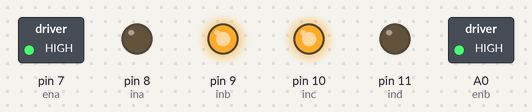
Simulated run of this sketch. Board: Arduino Uno, built with avr-gcc and run on an emulated ATmega328P. Parts: switched loads named in the sketch (green lamp = pin HIGH), output pins drawn as LEDs (lit = HIGH). What the sketch prints to the serial monitor is not drawn.

Above: at 0.1 s.
Timing chart, 0 to 1.6 s (numbered marks = the images above):
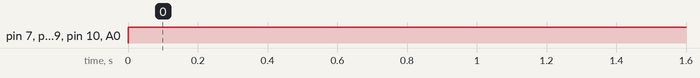

Measured:
- by itself, pin 7 (ena), pin 9 (inb), pin 10 (inc), A0 (enb): LOW → HIGH at 0.00 s

The sketch:

motor_test.ino
```cpp
#include "Motor_Driver.h"
#include "math.h"
MotorDriver motor;
void setup() {
  Serial.begin(9600);
}
void loop() {
      motor.right();
      Serial.println(" Right");
//      delay(3000);
//      motor.forward();
//      Serial.println(" forward");
//      delay(300);
//      motor.left();
//      Serial.println(" left");
//      delay(1000);
//      motor.forward();
//      Serial.println(" forward");
      //delay(3);
}
```

Motor_Driver.cpp
```cpp
#include "Arduino.h"
#include "Motor_Driver.h"
#include "math.h"

//Must need for a library to create a function like that with the same name
//It will have no output
MotorDriver::MotorDriver()
{
    pinMode(ina, OUTPUT) ;
    pinMode(inb, OUTPUT) ;
    pinMode(inc, OUTPUT) ;
    pinMode(ind, OUTPUT) ;
    pinMode(ena, OUTPUT) ;
    pinMode(enb, OUTPUT) ;
}

void MotorDriver::forward()
{
  //analogWrite(ena, pwm);
  //analogWrite(enb, pwm);
  digitalWrite(ena , HIGH ) ;
  digitalWrite(enb , HIGH ) ;

  digitalWrite(ina , HIGH ) ;
  digitalWrite(inb , LOW ) ;
  digitalWrite(inc , HIGH) ;
  digitalWrite(ind , LOW ) ;
}

void MotorDriver::backward()
{
  //analogWrite(ena, pwm);
  //analogWrite(enb, pwm);
  digitalWrite(ena , HIGH ) ;
  digitalWrite(enb , HIGH ) ;

  digitalWrite(ina , LOW ) ;
  digitalWrite(inb , HIGH ) ;
  digitalWrite(inc , LOW ) ;
  digitalWrite(ind , HIGH ) ;
}

void MotorDriver::rotate()
{
//  analogWrite(ena, pwm);
//  analogWrite(enb, pwm);
  digitalWrite(ena , HIGH ) ;
  digitalWrite(enb , HIGH ) ;

  digitalWrite(ina , HIGH ) ;
  digitalWrite(inb , LOW ) ;
  digitalWrite(inc , LOW ) ;
  digitalWrite(ind , HIGH ) ;
}

void MotorDriver::cease()
{
  //analogWrite(ena, 0);
  //analogWrite(enb, 0);
  digitalWrite(ena , LOW ) ;
  digitalWrite(enb , LOW ) ;

  digitalWrite(ina , LOW ) ;
  digitalWrite(inb , LOW ) ;
  digitalWrite(inc , LOW ) ;
  digitalWrite(ind , LOW ) ;
}

void MotorDriver::left()
{
  //analogWrite(ena, pwm);
  //analogWrite(enb, pwm);
  digitalWrite(ena , HIGH ) ;
  digitalWrite(enb , HIGH ) ;

  digitalWrite(ina , HIGH) ;
  digitalWrite(inb , LOW ) ;
  digitalWrite(inc , LOW ) ;
  digitalWrite(ind , HIGH ) ;
}

void MotorDriver::right()
{
  //analogWrite(ena, pwm);
  //analogWrite(enb, pwm);
  digitalWrite(ena , HIGH ) ;
  digitalWrite(enb , HIGH ) ;

  digitalWrite(ina , LOW ) ;
  digitalWrite(inb , HIGH ) ;
  digitalWrite(inc , HIGH ) ;
  digitalWrite(ind , LOW ) ;
}
```

Motor_Driver.h
```cpp
#ifndef __MOTOR_DRIVER_H__ //Must Needed
#define __MOTOR_DRIVER_H__
#include "Arduino.h"
class MotorDriver
{
  public:
  MotorDriver();
  void forward();
  void backward();
  void rotate();
  void cease();
  void left();
  void right();
  #define ina 8  // IC pin 2     ina 2
  #define inb 9  // IC pin 7     inb 3
  #define inc 10   // IC pin 15   inc 4
  #define ind 11   // IC pin 10   ind 5
  #define ena 7
  #define enb A0
  #define pwm 255
};
#endif // Must be given
```
